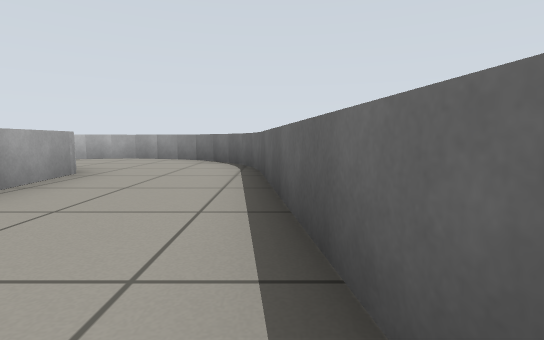
view 1 (above)

16 first-person views from a walk through a Gazebo world. The camera is 0.5 m above the floor, tilts 6° down and sees 85° across. The floor is counted in squares, 1 m on a side. Each view is taken from the middle of a square. On the plan, view 1 faces up. The plan holds only what a view shows up to about 9 squares ahead; the rest is blank.

view 2
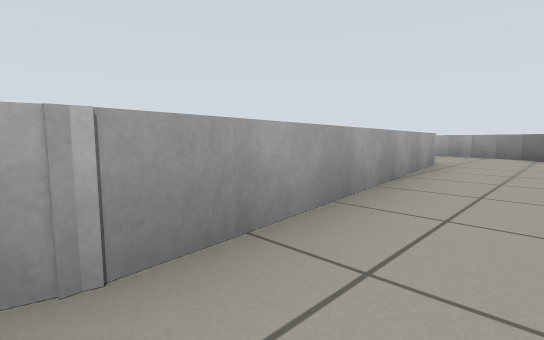

view 3
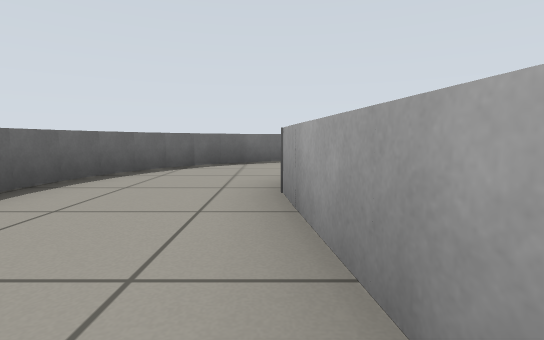

view 4
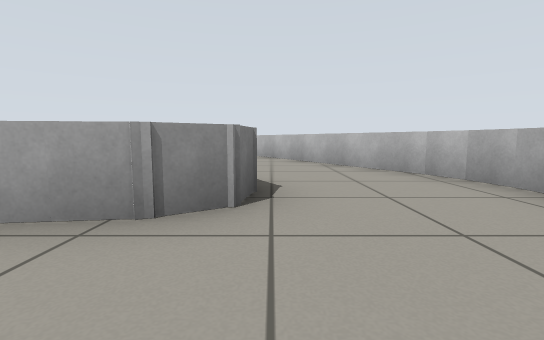

view 5
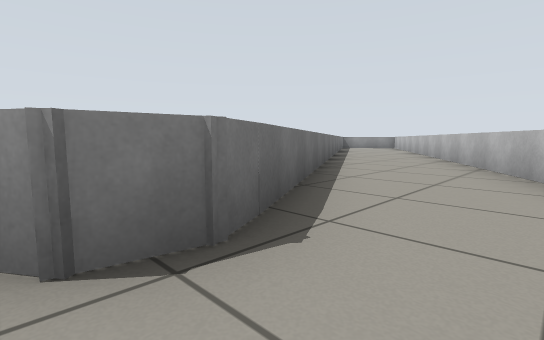

view 6
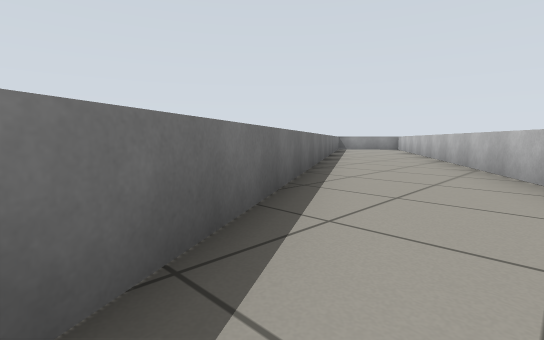

view 7
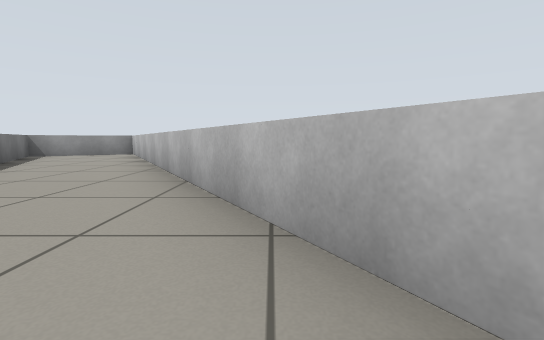

view 8
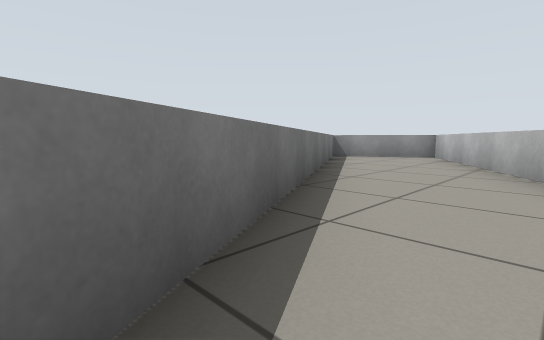

view 9
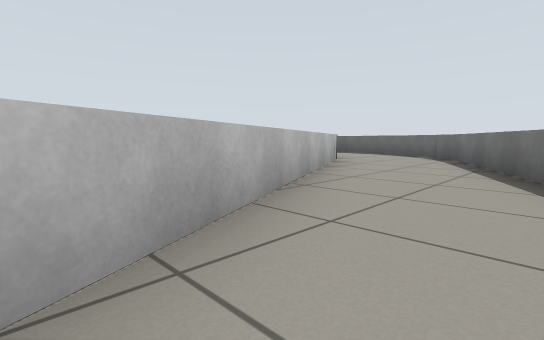

view 10
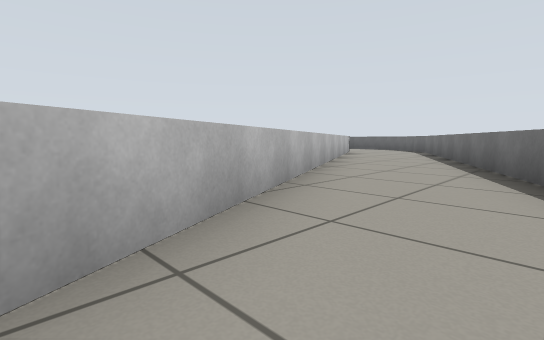

view 11
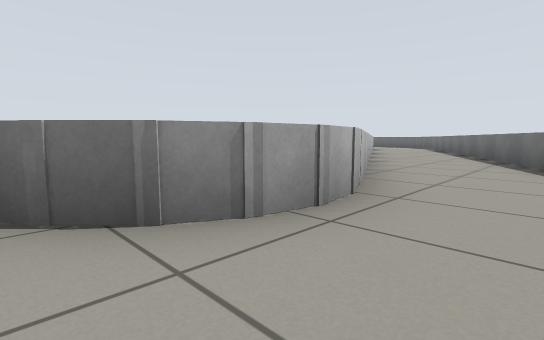

view 12
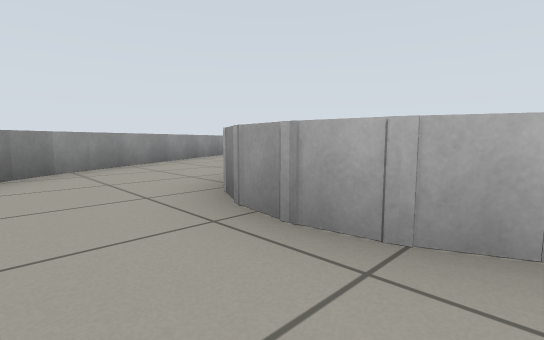

view 13
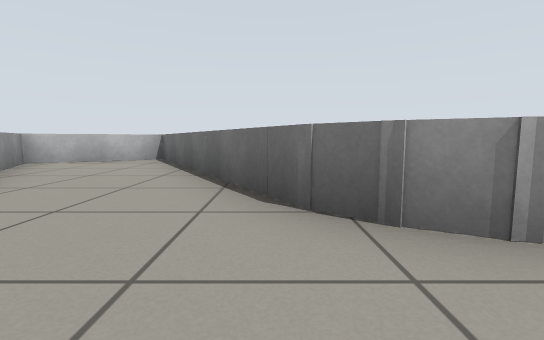

view 14
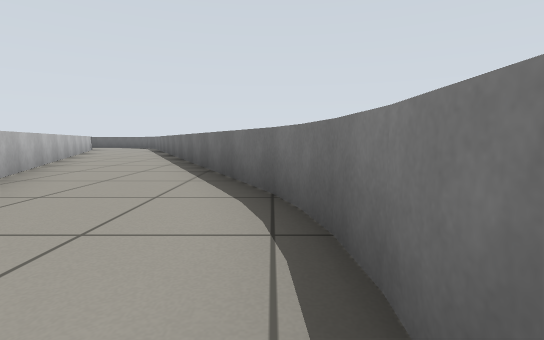

view 15
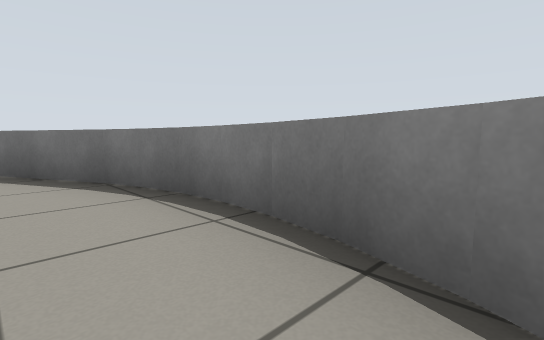

view 16
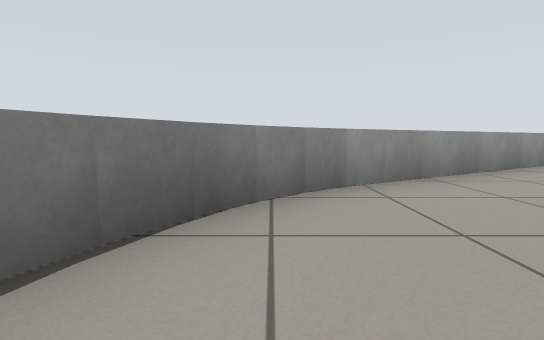

### Floor plan
Points are (right, up) in squares from view 1. A wall is a line through its corners. A room is listed if a view was taken in it or the views show most of it. See-through windows are left out.
Room 1 (views 1, 2, 3, 4, 5, 6, 7, 8, 9, 10, 11, 12, 13, 14, 15, 16)
walls: (-2.6, -2.9) (-14.5, -8.6) (-15.5, -8.7) (-16.6, -8.2); (-1.5, -5.4) (-0.9, -4.9); (-1, -5) (-0.5, -4.5); (-0.6, -4.6) (-0.1, -4); (-0.2, -4.2) (0.2, -3.6); (0.1, -3.7) (0.4, -3); (0.3, -3.1) (0.5, -2.5); (0.5, -2.6) (0.6, -1.8); (-11, 0.8) (-3.8, 4.8) (-3.2, 4.7) (-2.8, 4.2) (-2.1, -2); (0.3, 0.2) (-0.2, 4.6) (-0.3, 5.2); (-13.4, -11.1) (-1.5, -5.3); (-15.1, -8.7) (-15.8, -8.6); (-13.9, -11.2) (-13.3, -11); (-14.6, -11.3) (-13.8, -11.2); (-16.3, -8.4) (-16.9, -7.8); (-15.2, -11.4) (-14.4, -11.3); (-0.3, 5.1) (-0.7, 6) (-1.5, 6.9) (-2.4, 7.3); (-15.8, -11.3) (-15, -11.4); (-0.6, 5.7) (-0.9, 6.2); (-16.3, -11.2) (-15.7, -11.3); (-16.8, -11) (-16.2, -11.2); (-4.6, 7.4) (-5.2, 7.1); (-1.3, 6.6) (-2, 7.2) (-3.1, 7.5) (-4.1, 7.5); (-3.9, 7.5) (-4.9, 7.3) (-12, 3.3); (-17.4, -10.8) (-16.7, -11.1); (-2.8, 7.4) (-3.5, 7.5); (-17.9, -10.5) (-17.3, -10.9); (-18.4, -10.1) (-17.8, -10.5); (-18.8, -9.6) (-18.3, -10.2)
ways out: opening at (-17.5, -9.5); opening at (-11, 2)

Positions as (right, up) in squares from view 1, and headings:
1: (0, 0), facing up
2: (-1, -2), facing up-left
3: (-2, 1), facing down
4: (-1, 5), facing left
5: (-3, 6), facing down-left
6: (-5, 5), facing down-left
7: (-9, 4), facing left
8: (-10, 2), facing down-left
9: (-9, -7), facing up-right
10: (-13, -9), facing up-right
11: (-17, -10), facing up-right
12: (-14, -10), facing up-left
13: (-17, -10), facing up
14: (-16, -11), facing right
15: (-17, -10), facing down-right
16: (-16, -10), facing left
